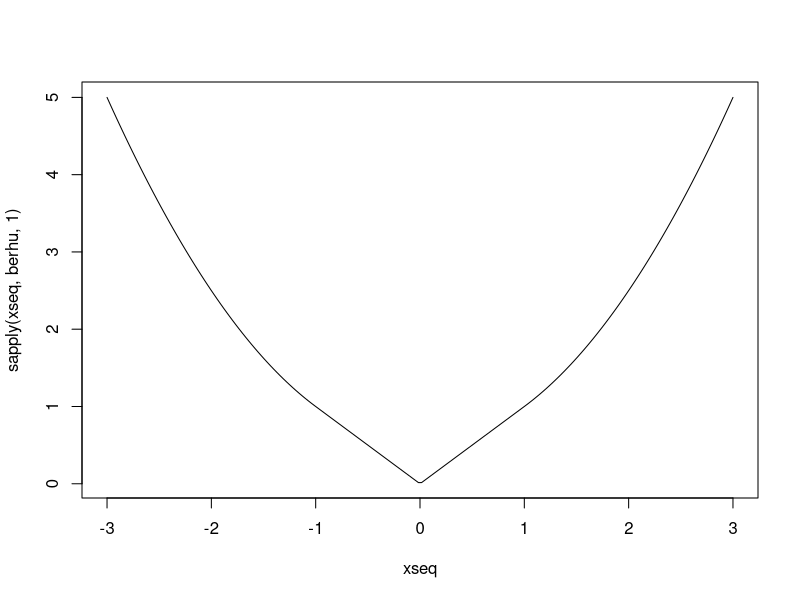

Write R code to recreate this figure.
## ---- chunk 1
knitr::opts_chunk$set(echo = TRUE)
## ---- chunk 2
berhu <- function(x, delta) {
    if(abs(x) <= delta) {
        abs(x)
    } else {
        ((x^2 / 2) * delta) + delta / 2
    }
}

berhu(1,1) ## should be 1
berhu(.5, 1) ## should be .5
berhu(2, 1) ## should be 2.5
xseq = seq(-3, 3, length.out = 200)
plot(sapply(xseq, berhu, 1) ~ xseq, type = 'l')
## ---- chunk 3
trimmed_mean <- function(x, trim) {
    n = length(x)
    ## the number to trim on each end
    n_to_trim = floor(trim * length(x))
    ## sort the vector
    x_sorted = sort(x)
    ## the indices of the elements to trim at the low end
    lo_idx = n_to_trim
    ## the indices of the elements to trim at the high end
    hi_idx = (n - n_to_trim)
    ## get rid of the lowest elements and highest elements
    x_trimmed = x_sorted[(lo_idx+1):hi_idx]

    return(mean(x_trimmed))
}

## should give 2.75
trimmed_mean(c(-20, 1, 3, 2, 2, 5, 20, 2, 3, 4), trim = .1)
mean(c(-20, 1, 3, 2, 2, 5, 20, 2, 3, 4), trim = .1)
## should give -9
trimmed_mean(c(-20, -20,  20, 2), trim = .25)
mean(c(-20, -20,  20, 2), trim = .25)
## ---- chunk 4
library(stringr)
library(dplyr)

process_table <- function(x) {
  # 1) split into lines (works on raw string)
  lines <- strsplit(x, "\n", fixed = TRUE)[[1]]
  
  # 2) drop padding/header/footer
  lines <- lines[!str_detect(lines, "^\\|-\\s*$")]
  lines <- lines[!str_detect(lines, "^\\{\\|")]         # table start
  lines <- lines[!str_detect(lines, "^!\\s*Rank")]      # header
  lines <- lines[!str_detect(lines, "^\\|\\}$")]        # table end
  
  # 3) keep only data rows (those that start with a single pipe)
  lines <- lines[str_detect(lines, "^\\|\\s")]
  
  # helper to parse one row
  process_data_line <- function(s) {
    s <- str_remove(s, "^\\|\\s*")                    # drop leading pipe
    s <- str_remove_all(s, "\\{\\{[^}]+\\}\\}\\s*")   # remove {{flagicon|...}}
    parts <- str_split(s, "\\s*\\|\\|\\s*", n = 4)[[1]]
    parts <- str_trim(parts)
    if (length(parts) != 4) return(NULL)              # skip malformed
    
    # extract city from [[...]] (take the target before any |)
    city <- str_match(parts[3], "\\[\\[([^\\]|]+)")[,2]
    if (is.na(city)) return(NULL)
    
    tibble(
      Rank = suppressWarnings(as.integer(parts[1])),
      `Overall Ranking 2017` = suppressWarnings(as.integer(parts[2])),
      City = city,
      `2010 Score` = suppressWarnings(as.numeric(parts[4]))
    )
  }
  
  # 4) map over lines and bind
  rows <- lapply(lines, process_data_line)
  bind_rows(rows)
}

city_rankings <- '{| class="wikitable sortable"
|-
! Rank !! Overall Ranking 2017 !! City !! 2010 Score
|-
| 1 || 1 || {{flagicon|Austria}} [[Vienna]] || 108.6
|-
| 2 || 2 || {{flagicon|Switzerland}} [[Zürich]] || 108.0
|-
| 3 || 4 || {{flagicon|Germany}} [[Munich]] || 107.0
|-
| 4 || 6 || {{flagicon|Germany}} [[Düsseldorf]] || 107.2
|-
| 5 || 7 || {{flagicon|Germany}} [[Frankfurt]] || 107.0
|}'

process_table(city_rankings)
## ---- chunk 5
gradient_descent <- function(fn, deriv, start, step_size, epsilon) {
    x = start
    while(TRUE) {
        new_x = x - step_size * deriv(x)
        if(abs(deriv(new_x)) <= epsilon) {
            break
        }
        x = new_x
    }
    return(x)
}

## should return something close to 0
gradient_descent(function(x) x^2, function(x) 2 * x , start = 1,
                 step_size = .1, epsilon = 1e-10)
## ---- chunk 6
backtrack_desc <- function(fn, deriv, start, alpha, beta, epsilon) {
    x = start
    while(TRUE) {
        step_size = backtrack(fn, deriv, x, alpha, beta)
        new_x = x - step_size * deriv(x)
        if(abs(deriv(new_x)) <= epsilon) {
            break
        }
        x = new_x
    }
    return(x)
}

backtrack <- function(fn, deriv, x, alpha, beta) {
    t = 1
    while(fn(x - t * deriv(x)) > (fn(x) - alpha * t * deriv(x)^2)) {
        t = beta * t
    }
    return(t)
}

## should return something close to 0
backtrack_desc(function(x) x^2, function(x) 2 * x, start = 10,
               alpha = .03, beta = .8, epsilon = 1e-10)
backtrack_desc(function(x) x^2, function(x) 2 * x, start = 1,
               alpha = .03, beta = .8, epsilon = 1e-10)
